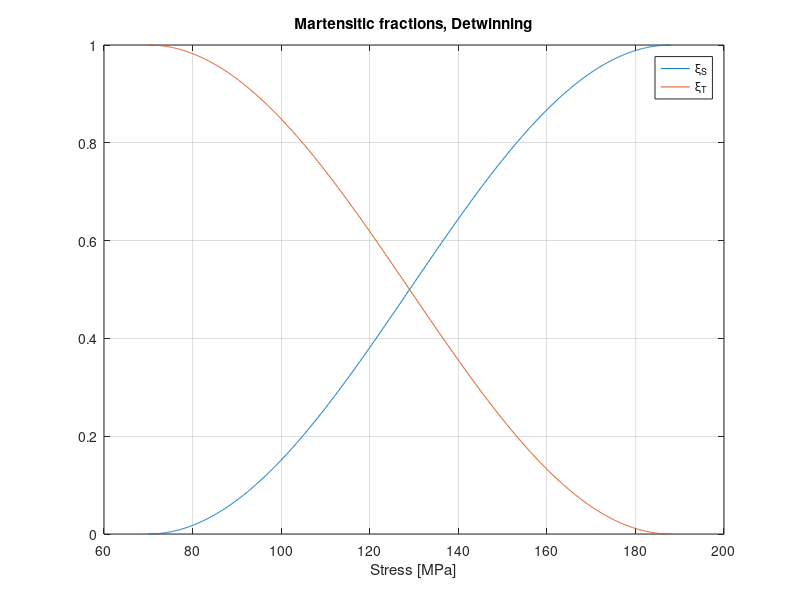
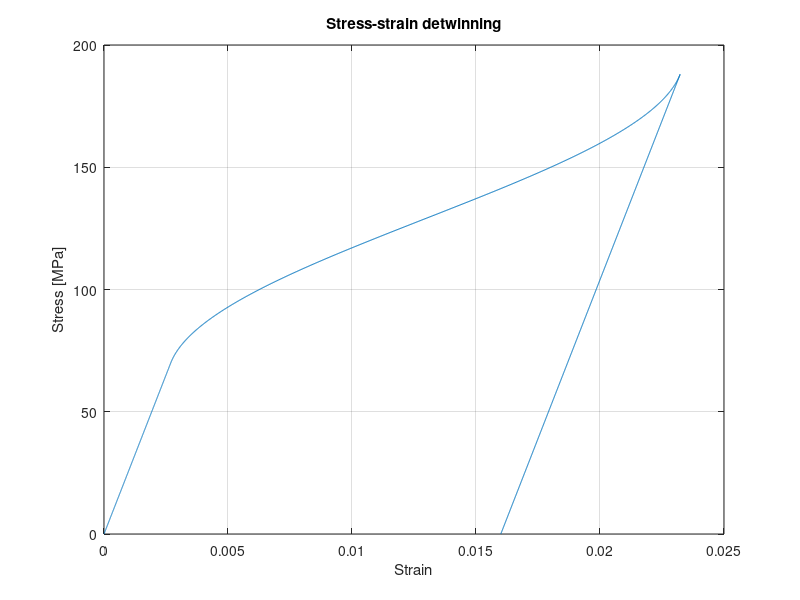
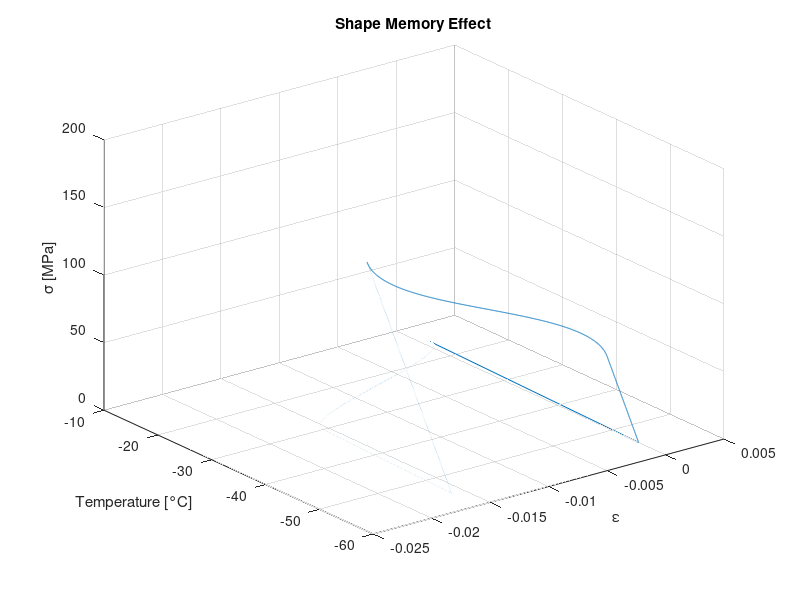
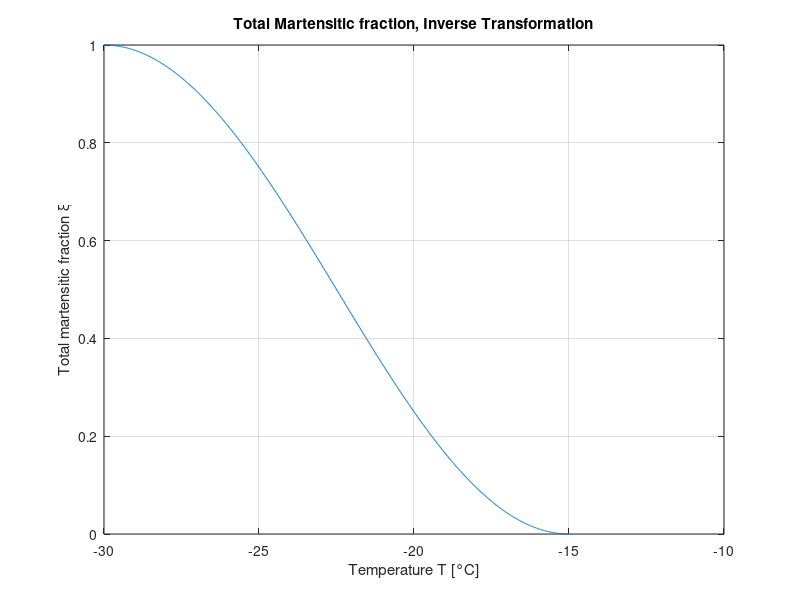

MATLAB code for these plots, in order:
% Brinson model (1993)

clear
clc
close all

% Material properties

E_a = 34.9e3; %[MPa]
E_m = 26e3; %[MPa]
Teta = 0.55; %[MPa/°C]
Mf = -55; %[°C]
Ms = -35; %[°C]
As = -30; %[°C]
Af = -15; %[°C]
C_M = 1; %[MPa/°C]
C_A = 3; %[MPa/°C]
sigma_s_cr = 70; %[MPa]
sigma_f_cr = 188; %[MPa]
eps_L = 0.016;
a_M = pi / (Ms - Mf);
a_A = pi / (Af - As);


% Initial conditions
%1
T_0 = -55; %[°C]
sigma = linspace(0, sigma_s_cr, 1000)';
eps = sigma / E_m;
eps_s_cr = eps(end);


%2
sigma2 = linspace(sigma_s_cr, sigma_f_cr, 1000)';
csi_S = 1/2 * cos(pi / (sigma_s_cr - sigma_f_cr) * (sigma2 - sigma_f_cr)) + 1/2;
csi_T = 1 - csi_S;
eps2 = eps_L * csi_S + sigma2 / E_m;

eps_rev = eps2(end);

% Loss factor Total reorientation
DW = E_m * eps_s_cr^2 / 2 + 1/E_m * (sigma_f_cr^2 - sigma_s_cr^2) / 2 + eps_L * pi / (2 * (sigma_f_cr - sigma_s_cr)) * 2 * (sigma_f_cr - sigma_s_cr) / pi + E_m * (eps_L^2 - eps_rev^2) / 2 - E_m * eps_L * (eps_L - eps_rev);
W = E_m * eps_s_cr^2 / 2 + 1/E_m * (sigma_f_cr^2 - sigma_s_cr^2) / 2 + eps_L * pi / (2 * (sigma_f_cr - sigma_s_cr)) * 2 * (sigma_f_cr - sigma_s_cr) / pi;
eta = DW / (pi * (W - 1/2 * DW))
eta2 = DW / (2 * pi * W)


figure
plot(sigma2,csi_S,sigma2,csi_T)
legend('\xi_S','\xi_T')
xlabel('Stress [MPa]')
title('Martensitic fractions, Detwinning')
grid on

%3 
sigma3 = linspace(sigma_f_cr, 0, 1000)';
eps3 = eps_L + sigma3 / E_m;

sigma = [sigma; sigma2; sigma3];
eps = [eps; eps2; eps3];

figure
plot(eps,sigma)
grid on
xlabel('Strain')
ylabel('Stress [MPa]')
title('Stress-strain detwinning')

% Stress recovery under constrained heating (steps 4 and 5) is not computed here; see the strain recovery below.

%% STRAIN RECOVERY 


T4 = linspace(T_0, As, 1000)';
eps4 = eps_L - Teta / E_m * (T4 - T_0);



T5 = linspace(As, Af, 1000)';
csi5 = 1/2 * (cos(a_A * (T5 - As)) + 1);
E5 = E_a + csi5 * (E_m - E_a);
eps5 = eps_L * csi5 - Teta / E5 * (T5 - T_0);

T = [ones(3000,1) * T_0 ; T4 ; T5; T_0];
eps = [eps; eps4; eps5; 0];
sigma = [sigma; zeros(2001,1)];


figure
plot3(-eps, T, sigma)
xlabel('\epsilon')
zlabel('\sigma [MPa]')
ylabel('Temperature [°C]')
grid on
title('Shape Memory Effect')

figure
plot(T5,csi5)
title('Total Martensitic fraction, Inverse Transformation')
xlabel('Temperature T [°C]')
ylabel('Total martensitic fraction \xi')
grid on
